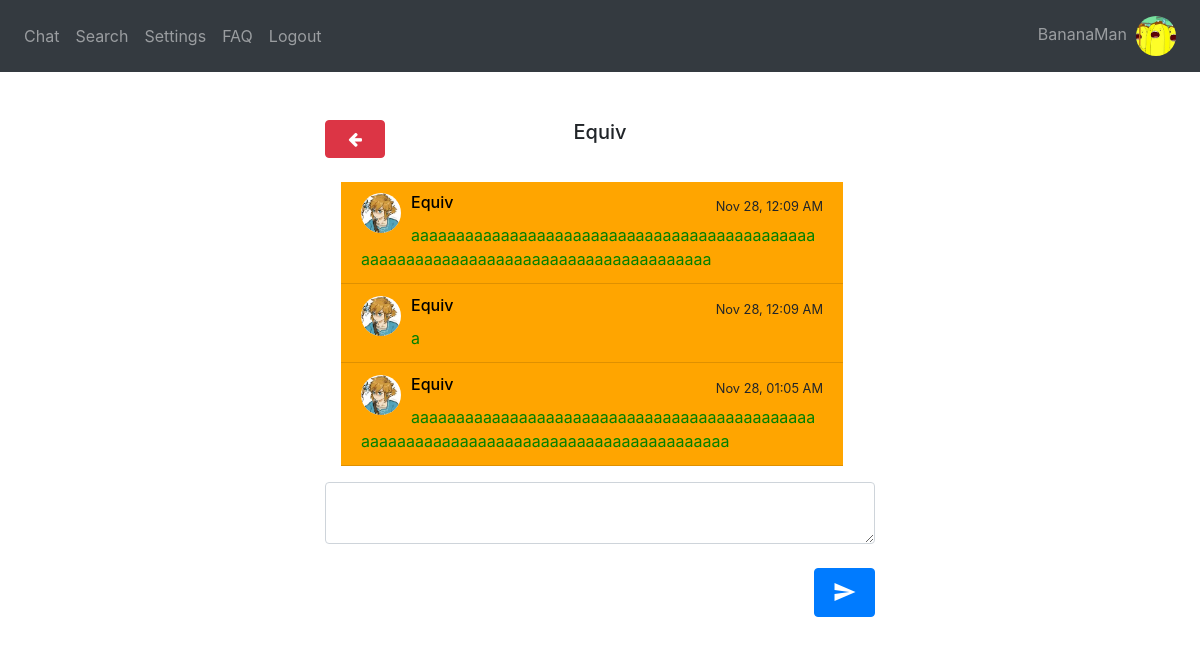
Screenshot of /chat/Equiv (signed in) with the database file from the repository.
### website/models.py (models this page shows)
class User(db.Model, UserMixin):
    username = db.Column(db.String(150), unique=True)
    password = db.Column(db.String(150))
    answer = db.Column(db.String(150)) # security word
    question = db.Column(db.String(150)) # security question
    text_color = db.Column(db.String(20), default='Black') # message text color
    text_size = db.Column(db.String(20), default='Medium') # message text size
    background = db.Column(db.String(20), default='White') # background color
    status = db.Column(db.String(150))
    messages = db.relationship('Message')
    friends_list = db.relationship('Friend')
    block_list = db.relationship('Block')
    id = db.Column(db.Integer, primary_key=True)
    groups = db.relationship('Group', secondary=user_groups, backref=db.backref('members', lazy='dynamic'))
    image_file = db.Column(db.String(20), nullable=False, default='default.jpg')

class Message(db.Model):
    id = db.Column(db.Integer, primary_key=True)
    data = db.Column(db.String(10000))
    date = db.Column(db.DateTime(timezone=True), default=func.now(tz=pytz.timezone('US/Eastern')))
    user_id = db.Column(db.Integer, db.ForeignKey('user.id')) #one-to-many relationship
    recipient_id = db.Column(db.Integer)
    group_id = db.Column(db.Integer)

### website/views.py (the view, shortened to what this page needs)
@views.route('/chat/<string:recipient>', methods = ['GET', 'POST'])
@login_required
def chat_with(recipient):
    recipient = User.query.filter(User.username == recipient).first_or_404()
    return render_template("chat_with.html", User = User, user = current_user, username = current_user.username,
        Message = Message, recipient = recipient, desc = desc, redirect = redirect, message1 = None, datetime = datetime)

### website/__init__.py (called while the page is built)
def create_app():
    app = Flask(__name__)
    app.config['SECRET_KEY'] = 'wadkjwlajda'
    app.config['SQLALCHEMY_DATABASE_URI'] = f'sqlite:///{DB_NAME}'
    db.init_app(app)
    from .views import views
    from .auth import auth
    from .group_views import group_views
    app.register_blueprint(views, url_prefix='/')
    app.register_blueprint(auth, url_prefix='/')
    app.register_blueprint(group_views, url_prefix='/')
    from .models import User, Message
    create_database(app)
    login_manager = LoginManager()
    login_manager.login_view = 'auth.login'
    login_manager.init_app(app)
    @login_manager.user_loader
    def load_user(id):
        return User.query.get(int(id))
    return app

### website/templates/chat_with.html (shortened to what this page needs)
{% extends "base.html" %} {% block title %}Chat{% endblock %} {% block content
    %}
    <link rel="stylesheet" href="https://cdnjs.cloudflare.com/ajax/libs/font-awesome/4.7.0/css/font-awesome.min.css">
    <br />
{% if recipient %}
<div style =   "position: fixed;
                right: 0;
                left: 0;
                margin-right: auto;
                margin-left: auto;
                min-height: 10em;
                max-width: 550px;">
    <ul class="list-group list-group-flush" id="messages">
        <div>
        <div style="float: left"><a style="width: 60px" class="btn btn-danger" id="chat" href="/"><i class="fa fa-arrow-left"></i></a></div>
        <h5 align="center" style="padding-right: 60px">{{recipient.username}}</h5>
        </div>
            <div class="overflow-auto p-3 mb-3 mb-md-0 mr-md-3 bg-light;" style="max-height: 300px; display: flex; flex-direction: column-reverse;">
            {% for message in Message.query.order_by(desc(Message.id)).all() %}
            {% if message.user_id == recipient.id and message.recipient_id == user.id %}
                <li style="background-color: {{user.background}}" class="list-group-item">
                    <div style="height:30px">
                        <a href="/profile/{{recipient.username}}">
                        <div style="float: left; padding-right: 10px"><img id="cornerpic" style="width:40px" class="rounded-circle account-img" src="{{ url_for('static', filename='profile_pics/' + recipient.image_file) }}"></div>
                        <div style="float: left; color: black"><h6>{{ recipient.username }}</h6></div>
                        </a>
                    {% if (message.date - datetime.datetime.now()).days < 0 %}
                    <div style="float:right"><small>{{(message.date - datetime.timedelta(hours=5)).strftime('%b %d, %I:%M %p')}}</small></div>
                    {% elif (message.date - datetime.datetime.now()).days == -1 %}
                        <div style="float:right"><small>{{(message.date - datetime.timedelta(hours=5)).strftime('Yesterday, %I:%M %p')}}</small></div>
                    {% else %}
                        <div style="float:right"><small>{{(message.date - datetime.timedelta(hours=5)).strftime('%I:%M %p')}}</small></div>
                    {% endif %}
            </div>
                <div style="overflow-wrap: break-word; color: {{user.text_color}}; font-size: {{user.text_size}}" align="left">{{message.data}}</div>
                </li>
            {% endif %}
        {% endfor %}
        </div>
    </ul>
    <form method="POST">
        <textarea name="message" id="message" class="form-control"></textarea>
        <br />
        <div style="float: right">
            <button type="submit" class="btn btn-primary" onclick="document.getElementById('sound_send').play();"><i style="padding-top:5px; width: 35px" class="material-icons">send</i></button>
        </div>
    </form>
</div>
{% endif %}
{% endblock %}

### website/templates/base.html (shortened to what this page needs)
<!DOCTYPE html>
<html>
  <head>
    <link
      rel="stylesheet"
      href="https://stackpath.bootstrapcdn.com/bootstrap/4.4.1/css/bootstrap.min.css"
    />
    <link
      rel="stylesheet"
      href="https://stackpath.bootstrapcdn.com/font-awesome/4.7.0/css/font-awesome.min.css"
    />
  </head>
  <body>
    <nav class="navbar navbar-expand-lg navbar-dark bg-dark">
      <div class="collapse navbar-collapse" id="navbar">
        <div class="navbar-nav">
          {% if current_user.is_authenticated %}
            <a class="nav-item nav-link" id="chat" href="/">Chat</a>
            <a class="nav-item nav-link" id="search" href="/search">Search</a>
            <a class="nav-item nav-link" id="settings" href="/settings">Settings</a>
            <a class="nav-item nav-link" id="faq" href="/faq">FAQ</a>
            <a class="nav-item nav-link" id="logout" href="/logout">Logout</a>
          {% else %}
            <a class="nav-item nav-link" id="login" href="/login">Log In</a>
            <a class="nav-item nav-link" id="signUp" href="/sign-up">Sign Up</a>
            <a class="nav-item nav-link" id="faq" href="/faq">FAQ</a>
          {% endif %}
        </div>
      </div>
        <div class="navbar-nav">
          {% if current_user.is_authenticated %}
            <a class="nav-item nav-link" id="chat" href="/profile">{{current_user.username}}&nbsp;&nbsp;<img id="cornerpic" style="width: 40px;" class="rounded-circle account-img" src="{{ url_for('static', filename='profile_pics/' + current_user.image_file) }}"></a>
          {% endif %}
        </div>
    </nav>
    <br />
    <div class="container">{% block content %} {% endblock %}</div>
  </body>
</html>

### website/templates/base.html (style rules this page uses)
#cornerpic { object-fit: cover; width:40px; height:40px; }

### rows the page displays
User: username "BananaMan", image_file (picture)
User: username "Equiv"
Message: image_file (picture), date "Nov 28, 01:05 AM", data "aaaaaaaaaaaaaaaaaaaaaaaaaaaaaaaaaaaaaaaaaaaaaaaaaaaaaaaaaaaaaaaaaaaaaaaaaaaaaaaaaaaaaa"
Message: image_file (picture), date "Nov 28, 12:09 AM", data "a"
Message: image_file (picture), date "Nov 28, 12:09 AM", data "aaaaaaaaaaaaaaaaaaaaaaaaaaaaaaaaaaaaaaaaaaaaaaaaaaaaaaaaaaaaaaaaaaaaaaaaaaaaaaaaaaaa"
